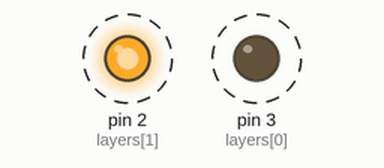
The sketch below on a simulated Arduino Uno, built with avr-gcc and run on an emulated ATmega328P. On the bench: output pins drawn as LEDs (lit = HIGH). Dashed ring = blinking. Pins used as bus, display or sensor lines are not drawn.

Above: at 0.23 s.
Timing chart, 0 to 3.0 s (numbered marks = the images above):
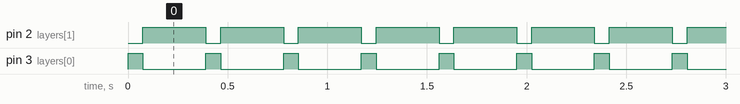

Measured:
- by itself, pin 2 (layers[1]): alternates HIGH for 0.32 s and LOW for 0.08 s
- by itself, pin 3 (layers[0]): alternates HIGH for 0.08 s and LOW for 0.32 s

The sketch:

bounce_2x2x2.ino
```cpp
/*
 *  A simple counterclockwise bouncing animation
 *  written for a multiplexed 2x2x2 LED cube
 *  Sam Tang 2013
 */

int columns[] = {9,10,11,12};
int layers[] = {3,2};

void setup () {

  for(int i = 0; i < 4; i++) {
    pinMode(columns[i],OUTPUT);
  }

  for (int i = 0; i < 2; i++) {
    pinMode(layers[i],OUTPUT);
  }

}

void loop() {

  bounce();

}

void bounce() {

  int delayBottom = 75;
  int delayTop = 120;

  digitalWrite(layers[0],HIGH);
  digitalWrite(columns[0], HIGH);
  delay(delayBottom);
  digitalWrite(layers[0],LOW);
  digitalWrite(layers[1],HIGH);
  delay(delayTop);
  digitalWrite(columns[1],HIGH);
  delay(delayTop);
  digitalWrite(columns[0],LOW);
  delay(delayBottom);

  digitalWrite(layers[1],LOW);
  digitalWrite(layers[0],HIGH);
  delay(delayBottom);
  digitalWrite(layers[0],LOW);
  digitalWrite(layers[1],HIGH);
  delay(delayTop);
  digitalWrite(columns[2],HIGH);
  delay(delayTop);
  digitalWrite(columns[1],LOW);
  delay(delayBottom);

  digitalWrite(layers[1],LOW);
  digitalWrite(layers[0],HIGH);
  delay(delayBottom);
  digitalWrite(layers[0],LOW);
  digitalWrite(layers[1],HIGH);
  delay(delayTop);
  digitalWrite(columns[3],HIGH);
  delay(delayTop);
  digitalWrite(columns[2],LOW);
  delay(delayBottom);

  digitalWrite(layers[1],LOW);
  digitalWrite(layers[0],HIGH);
  delay(delayBottom);
  digitalWrite(layers[0],LOW);
  digitalWrite(layers[1],HIGH);
  delay(delayTop);
  digitalWrite(columns[0],HIGH);
  delay(delayTop);
  digitalWrite(columns[3],LOW);
  delay(delayBottom);

  digitalWrite(layers[1],LOW);
  digitalWrite(layers[0],HIGH);
}
```
